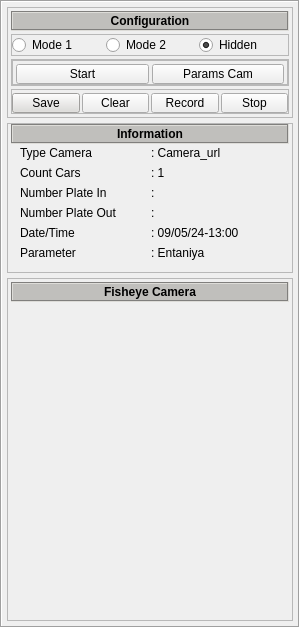
       <widget class="QFrame" name="frame_4">
        <property name="minimumSize">
         <size>
          <width>300</width>
          <height>0</height>
         </size>
        </property>
        <property name="maximumSize">
         <size>
          <width>300</width>
          <height>1080</height>
         </size>
        </property>
        <property name="frameShape">
         <enum>QFrame::Box</enum>
        </property>
        <property name="frameShadow">
         <enum>QFrame::Sunken</enum>
        </property>
        <layout class="QVBoxLayout" name="verticalLayout_14">
         <property name="spacing">
          <number>5</number>
         </property>
         <property name="leftMargin">
          <number>5</number>
         </property>
         <property name="topMargin">
          <number>5</number>
         </property>
         <property name="rightMargin">
          <number>5</number>
         </property>
         <property name="bottomMargin">
          <number>5</number>
         </property>
         <item>
          <widget class="QFrame" name="frame_15">
           <property name="minimumSize">
            <size>
             <width>0</width>
             <height>0</height>
            </size>
           </property>
           <property name="maximumSize">
            <size>
             <width>16777215</width>
             <height>120</height>
            </size>
           </property>
           <property name="frameShape">
            <enum>QFrame::StyledPanel</enum>
           </property>
           <property name="frameShadow">
            <enum>QFrame::Raised</enum>
           </property>
           <layout class="QVBoxLayout" name="verticalLayout_6">
            <property name="spacing">
             <number>3</number>
            </property>
            <property name="leftMargin">
             <number>3</number>
            </property>
            <property name="topMargin">
             <number>3</number>
            </property>
            <property name="rightMargin">
             <number>3</number>
            </property>
            <property name="bottomMargin">
             <number>3</number>
            </property>
            <item>
             <widget class="QLabel" name="label_14">
              <property name="minimumSize">
               <size>
                <width>0</width>
                <height>20</height>
               </size>
              </property>
              <property name="maximumSize">
               <size>
                <width>16777215</width>
                <height>20</height>
               </size>
              </property>
              <property name="font">
               <font>
                <weight>75</weight>
                <bold>true</bold>
               </font>
              </property>
              <property name="styleSheet">
               <string notr="true">background-color: rgb(192, 191, 188);</string>
              </property>
              <property name="frameShape">
               <enum>QFrame::Box</enum>
              </property>
              <property name="frameShadow">
               <enum>QFrame::Sunken</enum>
              </property>
              <property name="text">
               <string>Configuration</string>
              </property>
              <property name="alignment">
               <set>Qt::AlignCenter</set>
              </property>
             </widget>
            </item>
            <item>
             <widget class="QFrame" name="frame_19">
              <property name="maximumSize">
               <size>
                <width>16777215</width>
                <height>30</height>
               </size>
              </property>
              <property name="frameShape">
               <enum>QFrame::StyledPanel</enum>
              </property>
              <property name="frameShadow">
               <enum>QFrame::Raised</enum>
              </property>
              <layout class="QHBoxLayout" name="horizontalLayout_9">
               <property name="spacing">
                <number>5</number>
               </property>
               <property name="leftMargin">
                <number>0</number>
               </property>
               <property name="topMargin">
                <number>0</number>
               </property>
               <property name="rightMargin">
                <number>0</number>
               </property>
               <property name="bottomMargin">
                <number>0</number>
               </property>
               <item>
                <widget class="QRadioButton" name="btn_radio_mode1">
                 <property name="text">
                  <string>Mode 1</string>
                 </property>
                </widget>
               </item>
               <item>
                <widget class="QRadioButton" name="btn_radio_mode2">
                 <property name="text">
                  <string>Mode 2</string>
                 </property>
                </widget>
               </item>
               <item>
                <widget class="QRadioButton" name="btn_radio_hidden">
                 <property name="text">
                  <string>Hidden</string>
                 </property>
                 <property name="checkable">
                  <bool>true</bool>
                 </property>
                 <property name="checked">
                  <bool>true</bool>
                 </property>
                 <property name="autoRepeat">
                  <bool>false</bool>
                 </property>
                </widget>
               </item>
              </layout>
             </widget>
            </item>
            <item>
             <widget class="QFrame" name="frame_13">
              <property name="frameShape">
               <enum>QFrame::StyledPanel</enum>
              </property>
              <property name="frameShadow">
               <enum>QFrame::Raised</enum>
              </property>
              <layout class="QHBoxLayout" name="horizontalLayout_11">
               <property name="spacing">
                <number>5</number>
               </property>
               <property name="leftMargin">
                <number>0</number>
               </property>
               <property name="topMargin">
                <number>0</number>
               </property>
               <property name="rightMargin">
                <number>0</number>
               </property>
               <property name="bottomMargin">
                <number>0</number>
               </property>
               <item>
                <widget class="QFrame" name="frame_18">
                 <property name="frameShape">
                  <enum>QFrame::StyledPanel</enum>
                 </property>
                 <property name="frameShadow">
                  <enum>QFrame::Raised</enum>
                 </property>
                 <layout class="QHBoxLayout" name="horizontalLayout_3">
                  <property name="spacing">
                   <number>3</number>
                  </property>
                  <property name="leftMargin">
                   <number>3</number>
                  </property>
                  <property name="topMargin">
                   <number>3</number>
                  </property>
                  <property name="rightMargin">
                   <number>3</number>
                  </property>
                  <property name="bottomMargin">
                   <number>0</number>
                  </property>
                  <item>
                   <widget class="QPushButton" name="btn_start">
                    <property name="minimumSize">
                     <size>
                      <width>0</width>
                      <height>0</height>
                     </size>
                    </property>
                    <property name="maximumSize">
                     <size>
                      <width>16777215</width>
                      <height>20</height>
                     </size>
                    </property>
                    <property name="styleSheet">
                     <string notr="true"/>
                    </property>
                    <property name="text">
                     <string>Start</string>
                    </property>
                   </widget>
                  </item>
                  <item>
                   <widget class="QPushButton" name="btn_params_cam">
                    <property name="minimumSize">
                     <size>
                      <width>0</width>
                      <height>0</height>
                     </size>
                    </property>
                    <property name="maximumSize">
                     <size>
                      <width>16777215</width>
                      <height>20</height>
                     </size>
                    </property>
                    <property name="styleSheet">
                     <string notr="true"/>
                    </property>
                    <property name="text">
                     <string>Params Cam</string>
                    </property>
                   </widget>
                  </item>
                 </layout>
                </widget>
               </item>
              </layout>
             </widget>
            </item>
            <item>
             <widget class="QFrame" name="frame_9">
              <property name="frameShape">
               <enum>QFrame::StyledPanel</enum>
              </property>
              <property name="frameShadow">
               <enum>QFrame::Raised</enum>
              </property>
              <layout class="QHBoxLayout" name="horizontalLayout_13">
               <property name="spacing">
                <number>2</number>
               </property>
               <property name="leftMargin">
                <number>0</number>
               </property>
               <property name="topMargin">
                <number>3</number>
               </property>
               <property name="rightMargin">
                <number>0</number>
               </property>
               <property name="bottomMargin">
                <number>0</number>
               </property>
               <item>
                <widget class="QPushButton" name="btn_save">
                 <property name="minimumSize">
                  <size>
                   <width>0</width>
                   <height>0</height>
                  </size>
                 </property>
                 <property name="maximumSize">
                  <size>
                   <width>16777215</width>
                   <height>20</height>
                  </size>
                 </property>
                 <property name="styleSheet">
                  <string notr="true">background-color: rgb(222, 221, 218);</string>
                 </property>
                 <property name="text">
                  <string>Save</string>
                 </property>
                </widget>
               </item>
               <item>
                <widget class="QPushButton" name="btn_clear">
                 <property name="minimumSize">
                  <size>
                   <width>0</width>
                   <height>0</height>
                  </size>
                 </property>
                 <property name="maximumSize">
                  <size>
                   <width>16777215</width>
                   <height>20</height>
                  </size>
                 </property>
                 <property name="styleSheet">
                  <string notr="true"/>
                 </property>
                 <property name="text">
                  <string>Clear</string>
                 </property>
                </widget>
               </item>
               <item>
                <widget class="QPushButton" name="btn_record">
                 <property name="minimumSize">
                  <size>
                   <width>0</width>
                   <height>0</height>
                  </size>
                 </property>
                 <property name="maximumSize">
                  <size>
                   <width>16777215</width>
                   <height>20</height>
                  </size>
                 </property>
                 <property name="text">
                  <string>Record</string>
                 </property>
                </widget>
               </item>
               <item>
                <widget class="QPushButton" name="btn_stop">
                 <property name="minimumSize">
                  <size>
                   <width>0</width>
                   <height>0</height>
                  </size>
                 </property>
                 <property name="maximumSize">
                  <size>
                   <width>16777215</width>
                   <height>20</height>
                  </size>
                 </property>
                 <property name="text">
                  <string>Stop</string>
                 </property>
                </widget>
               </item>
              </layout>
             </widget>
            </item>
           </layout>
          </widget>
         </item>
         <item>
          <widget class="QFrame" name="frame_5">
           <property name="maximumSize">
            <size>
             <width>16777215</width>
             <height>150</height>
            </size>
           </property>
           <property name="frameShape">
            <enum>QFrame::StyledPanel</enum>
           </property>
           <property name="frameShadow">
            <enum>QFrame::Raised</enum>
           </property>
           <layout class="QVBoxLayout" name="verticalLayout_8">
            <property name="spacing">
             <number>0</number>
            </property>
            <property name="leftMargin">
             <number>3</number>
            </property>
            <property name="topMargin">
             <number>0</number>
            </property>
            <property name="rightMargin">
             <number>3</number>
            </property>
            <property name="bottomMargin">
             <number>3</number>
            </property>
            <item>
             <widget class="QLabel" name="label_9">
              <property name="minimumSize">
               <size>
                <width>0</width>
                <height>20</height>
               </size>
              </property>
              <property name="maximumSize">
               <size>
                <width>16777215</width>
                <height>20</height>
               </size>
              </property>
              <property name="font">
               <font>
                <weight>75</weight>
                <bold>true</bold>
               </font>
              </property>
              <property name="styleSheet">
               <string notr="true">background-color: rgb(192, 191, 188);</string>
              </property>
              <property name="frameShape">
               <enum>QFrame::Box</enum>
              </property>
              <property name="frameShadow">
               <enum>QFrame::Sunken</enum>
              </property>
              <property name="text">
               <string>Information</string>
              </property>
              <property name="alignment">
               <set>Qt::AlignCenter</set>
              </property>
             </widget>
            </item>
            <item>
             <widget class="QFrame" name="frame_16">
              <property name="minimumSize">
               <size>
                <width>0</width>
                <height>0</height>
               </size>
              </property>
              <property name="maximumSize">
               <size>
                <width>16777215</width>
                <height>16777215</height>
               </size>
              </property>
              <property name="frameShape">
               <enum>QFrame::NoFrame</enum>
              </property>
              <property name="frameShadow">
               <enum>QFrame::Raised</enum>
              </property>
              <layout class="QVBoxLayout" name="verticalLayout_5">
               <property name="topMargin">
                <number>2</number>
               </property>
               <item>
                <widget class="QFrame" name="frame_17">
                 <property name="frameShape">
                  <enum>QFrame::NoFrame</enum>
                 </property>
                 <property name="frameShadow">
                  <enum>QFrame::Raised</enum>
                 </property>
                 <layout class="QHBoxLayout" name="horizontalLayout_14">
                  <property name="spacing">
                   <number>1</number>
                  </property>
                  <property name="leftMargin">
                   <number>0</number>
                  </property>
                  <property name="topMargin">
                   <number>0</number>
                  </property>
                  <property name="rightMargin">
                   <number>0</number>
                  </property>
                  <property name="bottomMargin">
                   <number>0</number>
                  </property>
                  <item>
                   <widget class="QLabel" name="label_11">
                    <property name="text">
                     <string>Type Camera</string>
                    </property>
                   </widget>
                  </item>
                  <item>
                   <widget class="QLabel" name="label_info_media_type">
                    <property name="text">
                     <string>: Camera_url</string>
                    </property>
                   </widget>
                  </item>
                 </layout>
                </widget>
               </item>
               <item>
                <widget class="QFrame" name="frame_27">
                 <property name="frameShape">
                  <enum>QFrame::NoFrame</enum>
                 </property>
                 <property name="frameShadow">
                  <enum>QFrame::Raised</enum>
                 </property>
                 <layout class="QHBoxLayout" name="horizontalLayout_19">
                  <property name="spacing">
                   <number>1</number>
                  </property>
                  <property name="leftMargin">
                   <number>0</number>
                  </property>
                  <property name="topMargin">
                   <number>0</number>
                  </property>
                  <property name="rightMargin">
                   <number>0</number>
                  </property>
                  <property name="bottomMargin">
                   <number>0</number>
                  </property>
                  <item>
                   <widget class="QLabel" name="label_23">
                    <property name="text">
                     <string>Count Cars  </string>
                    </property>
                   </widget>
                  </item>
                  <item>
                   <widget class="QLabel" name="label_24">
                    <property name="text">
                     <string>: 1</string>
                    </property>
                   </widget>
                  </item>
                 </layout>
                </widget>
               </item>
               <item>
                <widget class="QFrame" name="frame_20">
                 <property name="frameShape">
                  <enum>QFrame::NoFrame</enum>
                 </property>
                 <property name="frameShadow">
                  <enum>QFrame::Raised</enum>
                 </property>
                 <layout class="QHBoxLayout" name="horizontalLayout_15">
                  <property name="spacing">
                   <number>1</number>
                  </property>
                  <property name="leftMargin">
                   <number>0</number>
                  </property>
                  <property name="topMargin">
                   <number>0</number>
                  </property>
                  <property name="rightMargin">
                   <number>0</number>
                  </property>
                  <property name="bottomMargin">
                   <number>0</number>
                  </property>
                  <item>
                   <widget class="QLabel" name="label_16">
                    <property name="text">
                     <string>Number Plate In</string>
                    </property>
                   </widget>
                  </item>
                  <item>
                   <widget class="QLabel" name="label_plt_in">
                    <property name="text">
                     <string>: </string>
                    </property>
                   </widget>
                  </item>
                 </layout>
                </widget>
               </item>
               <item>
                <widget class="QFrame" name="frame_28">
                 <property name="frameShape">
                  <enum>QFrame::NoFrame</enum>
                 </property>
                 <property name="frameShadow">
                  <enum>QFrame::Raised</enum>
                 </property>
                 <layout class="QHBoxLayout" name="horizontalLayout_23">
                  <property name="spacing">
                   <number>1</number>
                  </property>
                  <property name="leftMargin">
                   <number>0</number>
                  </property>
                  <property name="topMargin">
                   <number>0</number>
                  </property>
                  <property name="rightMargin">
                   <number>0</number>
                  </property>
                  <property name="bottomMargin">
                   <number>0</number>
                  </property>
                  <item>
                   <widget class="QLabel" name="label_17">
                    <property name="text">
                     <string>Number Plate Out</string>
                    </property>
                   </widget>
                  </item>
                  <item>
                   <widget class="QLabel" name="label_plt_out">
                    <property name="text">
                     <string>: </string>
                    </property>
                   </widget>
                  </item>
                 </layout>
                </widget>
               </item>
               <item>
                <widget class="QFrame" name="frame_21">
                 <property name="frameShape">
                  <enum>QFrame::NoFrame</enum>
                 </property>
                 <property name="frameShadow">
                  <enum>QFrame::Raised</enum>
                 </property>
                 <layout class="QHBoxLayout" name="horizontalLayout_16">
                  <property name="spacing">
                   <number>1</number>
                  </property>
                  <property name="leftMargin">
                   <number>0</number>
                  </property>
                  <property name="topMargin">
                   <number>0</number>
                  </property>
                  <property name="rightMargin">
                   <number>0</number>
                  </property>
                  <property name="bottomMargin">
                   <number>0</number>
                  </property>
                  <item>
                   <widget class="QLabel" name="label_18">
                    <property name="text">
                     <string>Date/Time </string>
                    </property>
                   </widget>
                  </item>
                  <item>
                   <widget class="QLabel" name="label_20">
                    <property name="text">
                     <string>: 09/05/24-13:00</string>
                    </property>
                   </widget>
                  </item>
                 </layout>
                </widget>
               </item>
               <item>
                <widget class="QFrame" name="frame_26">
                 <property name="frameShape">
                  <enum>QFrame::NoFrame</enum>
                 </property>
                 <property name="frameShadow">
                  <enum>QFrame::Raised</enum>
                 </property>
                 <layout class="QHBoxLayout" name="horizontalLayout_18">
                  <property name="spacing">
                   <number>1</number>
                  </property>
                  <property name="leftMargin">
                   <number>0</number>
                  </property>
                  <property name="topMargin">
                   <number>0</number>
                  </property>
                  <property name="rightMargin">
                   <number>0</number>
                  </property>
                  <property name="bottomMargin">
                   <number>0</number>
                  </property>
                  <item>
                   <widget class="QLabel" name="label_21">
                    <property name="text">
                     <string>Parameter</string>
                    </property>
                   </widget>
                  </item>
                  <item>
                   <widget class="QLabel" name="label_info_parameter_used">
                    <property name="text">
                     <string>: Entaniya</string>
                    </property>
                   </widget>
                  </item>
                 </layout>
                </widget>
               </item>
              </layout>
             </widget>
            </item>
           </layout>
          </widget>
         </item>
         <item>
          <widget class="QFrame" name="frame_7">
           <property name="minimumSize">
            <size>
             <width>0</width>
             <height>0</height>
            </size>
           </property>
           <property name="frameShape">
            <enum>QFrame::StyledPanel</enum>
           </property>
           <property name="frameShadow">
            <enum>QFrame::Raised</enum>
           </property>
           <layout class="QVBoxLayout" name="verticalLayout_10">
            <property name="spacing">
             <number>5</number>
            </property>
            <property name="leftMargin">
             <number>3</number>
            </property>
            <property name="topMargin">
             <number>3</number>
            </property>
            <property name="rightMargin">
             <number>3</number>
            </property>
            <property name="bottomMargin">
             <number>3</number>
            </property>
            <item>
             <widget class="QLabel" name="label_13">
              <property name="minimumSize">
               <size>
                <width>0</width>
                <height>20</height>
               </size>
              </property>
              <property name="maximumSize">
               <size>
                <width>16777215</width>
                <height>20</height>
               </size>
              </property>
              <property name="font">
               <font>
                <weight>75</weight>
                <bold>true</bold>
               </font>
              </property>
              <property name="styleSheet">
               <string notr="true">background-color: rgb(192, 191, 188);</string>
              </property>
              <property name="frameShape">
               <enum>QFrame::Box</enum>
              </property>
              <property name="frameShadow">
               <enum>QFrame::Sunken</enum>
              </property>
              <property name="text">
               <string>Fisheye Camera</string>
              </property>
              <property name="alignment">
               <set>Qt::AlignCenter</set>
              </property>
             </widget>
            </item>
            <item>
             <widget class="QLabel" name="vidio_fisheye">
              <property name="minimumSize">
               <size>
                <width>0</width>
                <height>270</height>
               </size>
              </property>
              <property name="maximumSize">
               <size>
                <width>16777215</width>
                <height>16777215</height>
               </size>
              </property>
              <property name="text">
               <string/>
              </property>
             </widget>
            </item>
            <item>
             <spacer name="verticalSpacer">
              <property name="orientation">
               <enum>Qt::Vertical</enum>
              </property>
              <property name="sizeHint" stdset="0">
               <size>
                <width>20</width>
                <height>40</height>
               </size>
              </property>
             </spacer>
            </item>
           </layout>
          </widget>
         </item>
        </layout>
       </widget>
